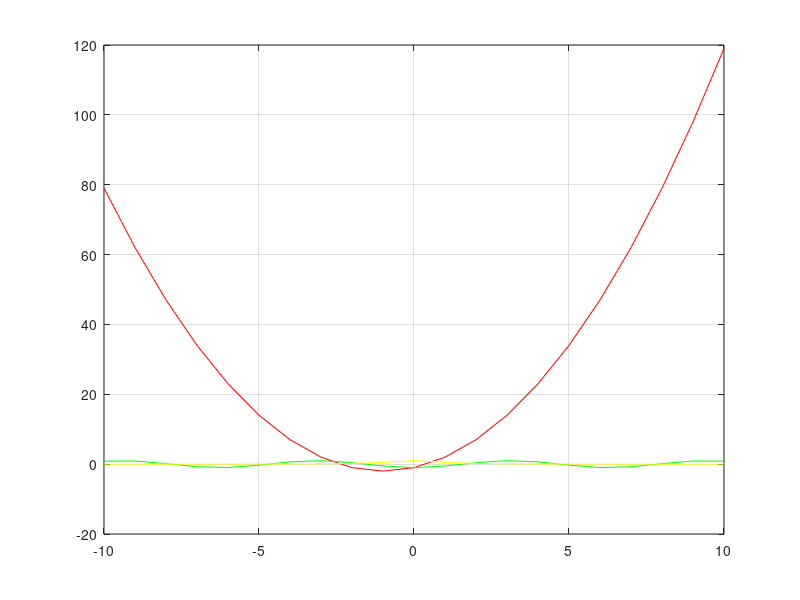

Write the MATLAB code that produced this figure.
function tareita()
f1 = @(x) x.^2+2*x-1;
f2 = @(x) cos(x+pi);
f3 = @(x) 1./(1+x.^2);
x = linspace(-10,10,21);
y = f1(x);
z = f2(x);
w = f3(x);
plot(x,y,'r');
hold on
plot(x,z,'g');
hold on
plot(x,w,'y');
grid on
endfunction
